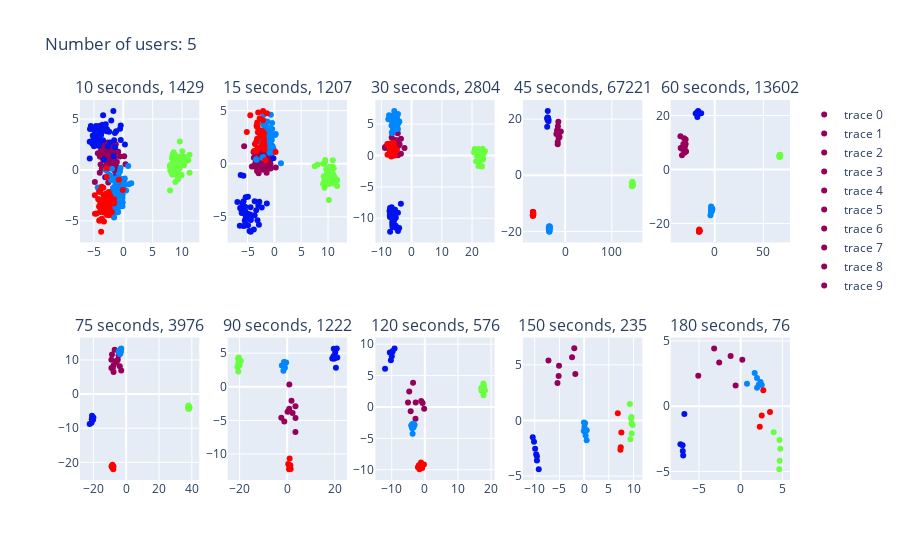
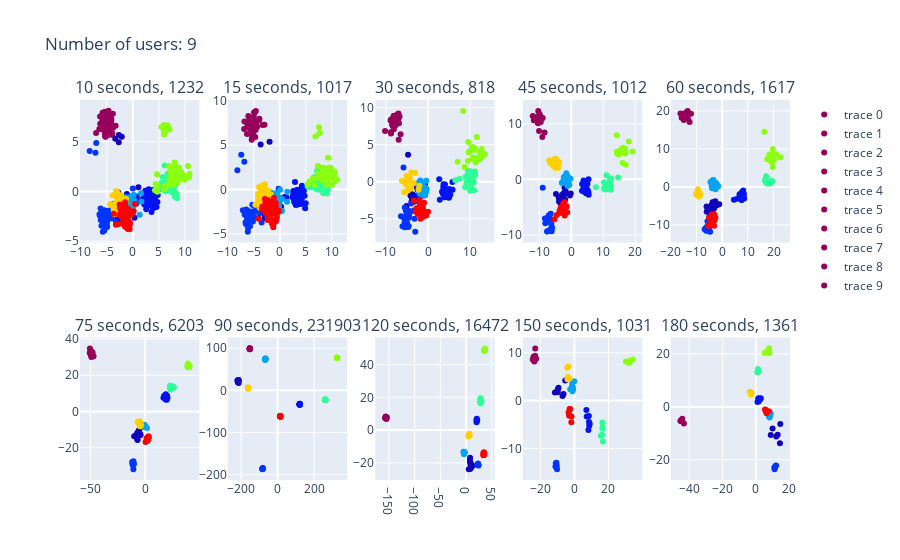
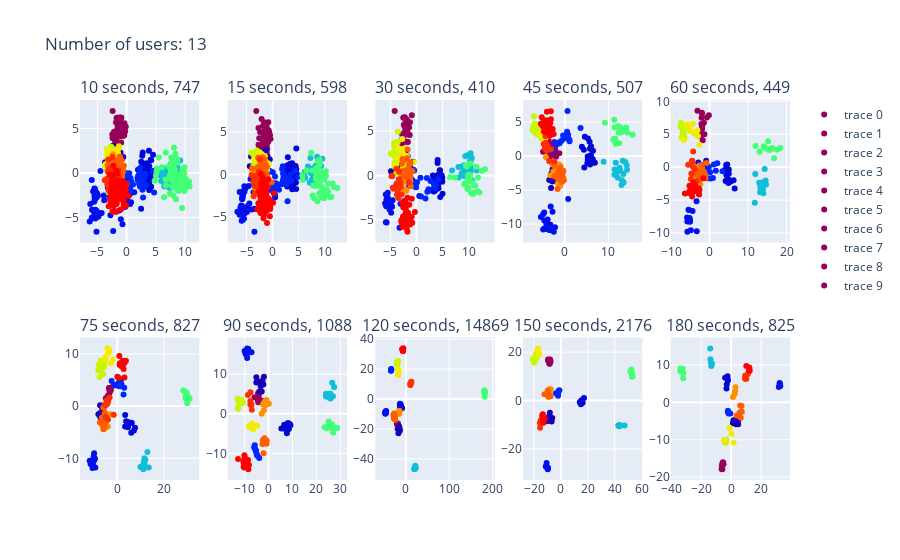

Notebook code cell kept with these figures, in order:
### Markdown cell above
### Time intervals vs user number graphs

Below is series of graphs for different number of users with different time intervals used, noted with vrc scores. We can confirm that with increasing number of users, it takes longer time intervals to properly discern between different users. The interseting part is that the quality of distinguishing different people is concave. Note how for each number of users (or spread of the graphs) there is a peak in score, which diminishes to both sides.

### Code cell
user_number = 5
users = get_random_users(n=user_number)
scores = []
for data in datas:
    _, score = get_lda(data, users, stats=False, score=True)
    scores.append(score)
fig = make_subplots(
    rows=2,
    cols=5,
    subplot_titles=[
        "{} seconds, {}".format(segment_intervals[i], int(scores[i]))
        for i in range(0, len(datas))
    ],
)
for i in range(0, len(datas)):
    lda, score = get_lda(datas[i], users, stats=False, score=True)
    fig.add_trace(
        go.Scatter(
            x=lda["component_1"],
            y=lda["component_2"],
            mode="markers",
            marker=dict(color=lda["user"], colorscale="rainbow"),
        ),
        row=int(i / 5) + 1,
        col=i % 5 + 1,
    )
fig.update_layout(title="Number of users: {}".format(user_number))
fig.show()

user_number = 9
users = get_random_users(n=user_number)
scores = []
for data in datas:
    _, score = get_lda(data, users, stats=False, score=True)
    scores.append(score)
fig = make_subplots(
    rows=2,
    cols=5,
    subplot_titles=[
        "{} seconds, {}".format(segment_intervals[i], int(scores[i]))
        for i in range(0, len(datas))
    ],
)
for i in range(0, len(datas)):
    lda, score = get_lda(datas[i], users, stats=False, score=True)
    fig.add_trace(
        go.Scatter(
            x=lda["component_1"],
            y=lda["component_2"],
            mode="markers",
            marker=dict(color=lda["user"], colorscale="rainbow"),
        ),
        row=int(i / 5) + 1,
        col=i % 5 + 1,
    )
fig.update_layout(title="Number of users: {}".format(user_number))
fig.show()

user_number = 13
users = get_random_users(n=user_number)
scores = []
for data in datas:
    _, score = get_lda(data, users, stats=False, score=True)
    scores.append(score)
fig = make_subplots(
    rows=2,
    cols=5,
    subplot_titles=[
        "{} seconds, {}".format(segment_intervals[i], int(scores[i]))
        for i in range(0, len(datas))
    ],
)
for i in range(0, len(datas)):
    lda, score = get_lda(datas[i], users, stats=False, score=True)
    fig.add_trace(
        go.Scatter(
            x=lda["component_1"],
            y=lda["component_2"],
            mode="markers",
            marker=dict(color=lda["user"], colorscale="rainbow"),
        ),
        row=int(i / 5) + 1,
        col=i % 5 + 1,
    )
fig.update_layout(title="Number of users: {}".format(user_number))
fig.show()
